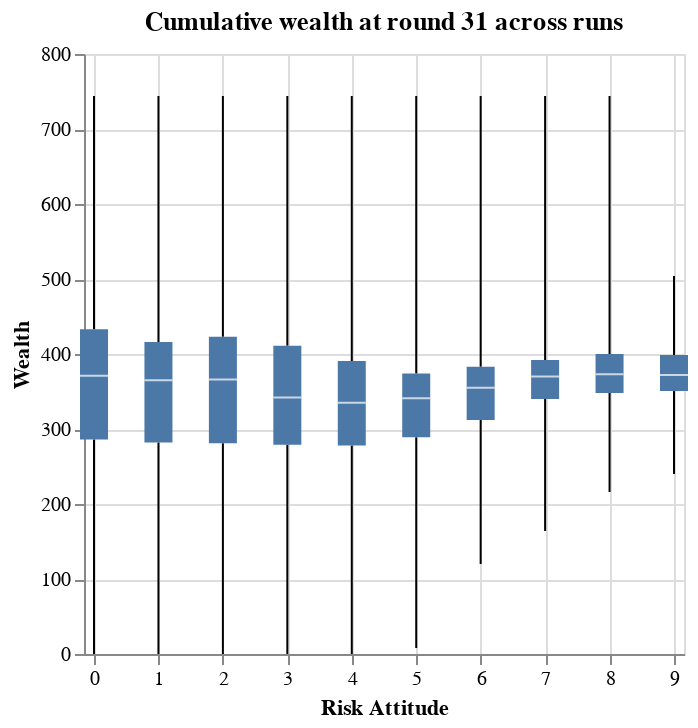

Write notebook code for a chart like this one.
### Markdown cell above
For comparison's sake, plot wealth at round 31 across all simulations, scaled only by play neighborhood.

This distribution looks similar to the scaled wealth plot.

### Code cell
# what if we look at wealth at round 31 across simulations?

agents_round31_df = df.filter(pl.col("Step").eq(31)).join(model_df, on=["RunId", "iteration"]).with_columns(
    scaled_points=pl.col("points").truediv(pl.col("play_neighborhood")).mul(8)
)

alt.Chart(agents_round31_df).mark_boxplot(extent="min-max").encode(
   x=alt.X("risk_attitude", title="Risk Attitude").scale(domain=[0, 9]),
    y=alt.X("scaled_points", title="Wealth"),
).properties(title="Cumulative wealth at round 31 across runs")

### Figure 1 — Vega specification as saved in the notebook (floating-point values rounded to 4 significant figures)
{"$schema": "https://vega.github.io/schema/vega/v5.json", "data": [{"name": "source_0"}, {"name": "data_0", "values": [{"lower_box_scaled_points": 279.0, "lower_whisker_scaled_points": 0.0, "mid_box_scaled_points": 342.0, "risk_attitude": 3, "upper_box_scaled_points": 411.0, "upper_whisker_scaled_points": 744.0}, {"lower_box_scaled_points": 348.0, "lower_whisker_scaled_points": 216.0, "mid_box_scaled_points": 373.0, "risk_attitude": 8, "upper_box_scaled_points": 400.0, "upper_whisker_scaled_points": 744.0}, {"lower_box_scaled_points": 278.0, "lower_whisker_scaled_points": 0.0, "mid_box_scaled_points": 335.0, "risk_attitude": 4, "upper_box_scaled_points": 390.7, "upper_whisker_scaled_points": 744.0}, {"lower_box_scaled_points": 281.0, "lower_whisker_scaled_points": 0.0, "mid_box_scaled_points": 366.0, "risk_attitude": 2, "upper_box_scaled_points": 423.0, "upper_whisker_scaled_points": 744.0}, {"lower_box_scaled_points": 282.0, "lower_whisker_scaled_points": 0.0, "mid_box_scaled_points": 365.0, "risk_attitude": 1, "upper_box_scaled_points": 416.0, "upper_whisker_scaled_points": 744.0}, {"lower_box_scaled_points": 312.0, "lower_whisker_scaled_points": 120.0, "mid_box_scaled_points": 355.0, "risk_attitude": 6, "upper_box_scaled_points": 383.0, "upper_whisker_scaled_points": 744.0}, {"lower_box_scaled_points": 340.0, "lower_whisker_scaled_points": 164.0, "mid_box_scaled_points": 370.0, "risk_attitude": 7, "upper_box_scaled_points": 392.0, "upper_whisker_scaled_points": 744.0}, {"lower_box_scaled_points": 286.0, "lower_whisker_scaled_points": 0.0, "mid_box_scaled_points": 371.0, "risk_attitude": 0, "upper_box_scaled_points": 433.0, "upper_whisker_scaled_points": 744.0}, {"lower_box_scaled_points": 289.0, "lower_whisker_scaled_points": 8.0, "mid_box_scaled_points": 341.0, "risk_attitude": 5, "upper_box_scaled_points": 374.0, "upper_whisker_scaled_points": 744.0}, {"lower_box_scaled_points": 350.7, "lower_whisker_scaled_points": 240.0, "mid_box_scaled_points": 372.0, "risk_attitude": 9, "upper_box_scaled_points": 398.7, "upper_whisker_scaled_points": 504.0}]}, {"name": "data_1", "values": [{"lower_box_scaled_points": 279.0, "lower_whisker_scaled_points": 0.0, "mid_box_scaled_points": 342.0, "risk_attitude": 3, "upper_box_scaled_points": 411.0, "upper_whisker_scaled_points": 744.0}, {"lower_box_scaled_points": 348.0, "lower_whisker_scaled_points": 216.0, "mid_box_scaled_points": 373.0, "risk_attitude": 8, "upper_box_scaled_points": 400.0, "upper_whisker_scaled_points": 744.0}, {"lower_box_scaled_points": 278.0, "lower_whisker_scaled_points": 0.0, "mid_box_scaled_points": 335.0, "risk_attitude": 4, "upper_box_scaled_points": 390.7, "upper_whisker_scaled_points": 744.0}, {"lower_box_scaled_points": 281.0, "lower_whisker_scaled_points": 0.0, "mid_box_scaled_points": 366.0, "risk_attitude": 2, "upper_box_scaled_points": 423.0, "upper_whisker_scaled_points": 744.0}, {"lower_box_scaled_points": 282.0, "lower_whisker_scaled_points": 0.0, "mid_box_scaled_points": 365.0, "risk_attitude": 1, "upper_box_scaled_points": 416.0, "upper_whisker_scaled_points": 744.0}, {"lower_box_scaled_points": 312.0, "lower_whisker_scaled_points": 120.0, "mid_box_scaled_points": 355.0, "risk_attitude": 6, "upper_box_scaled_points": 383.0, "upper_whisker_scaled_points": 744.0}, {"lower_box_scaled_points": 340.0, "lower_whisker_scaled_points": 164.0, "mid_box_scaled_points": 370.0, "risk_attitude": 7, "upper_box_scaled_points": 392.0, "upper_whisker_scaled_points": 744.0}, {"lower_box_scaled_points": 286.0, "lower_whisker_scaled_points": 0.0, "mid_box_scaled_points": 371.0, "risk_attitude": 0, "upper_box_scaled_points": 433.0, "upper_whisker_scaled_points": 744.0}, {"lower_box_scaled_points": 289.0, "lower_whisker_scaled_points": 8.0, "mid_box_scaled_points": 341.0, "risk_attitude": 5, "upper_box_scaled_points": 374.0, "upper_whisker_scaled_points": 744.0}, {"lower_box_scaled_points": 350.7, "lower_whisker_scaled_points": 240.0, "mid_box_scaled_points": 372.0, "risk_attitude": 9, "upper_box_scaled_points": 398.7, "upper_whisker_scaled_points": 504.0}]}, {"name": "data_2", "values": [{"lower_box_scaled_points": 279.0, "lower_whisker_scaled_points": 0.0, "mid_box_scaled_points": 342.0, "risk_attitude": 3, "upper_box_scaled_points": 411.0, "upper_whisker_scaled_points": 744.0}, {"lower_box_scaled_points": 348.0, "lower_whisker_scaled_points": 216.0, "mid_box_scaled_points": 373.0, "risk_attitude": 8, "upper_box_scaled_points": 400.0, "upper_whisker_scaled_points": 744.0}, {"lower_box_scaled_points": 278.0, "lower_whisker_scaled_points": 0.0, "mid_box_scaled_points": 335.0, "risk_attitude": 4, "upper_box_scaled_points": 390.7, "upper_whisker_scaled_points": 744.0}, {"lower_box_scaled_points": 281.0, "lower_whisker_scaled_points": 0.0, "mid_box_scaled_points": 366.0, "risk_attitude": 2, "upper_box_scaled_points": 423.0, "upper_whisker_scaled_points": 744.0}, {"lower_box_scaled_points": 282.0, "lower_whisker_scaled_points": 0.0, "mid_box_scaled_points": 365.0, "risk_attitude": 1, "upper_box_scaled_points": 416.0, "upper_whisker_scaled_points": 744.0}, {"lower_box_scaled_points": 312.0, "lower_whisker_scaled_points": 120.0, "mid_box_scaled_points": 355.0, "risk_attitude": 6, "upper_box_scaled_points": 383.0, "upper_whisker_scaled_points": 744.0}, {"lower_box_scaled_points": 340.0, "lower_whisker_scaled_points": 164.0, "mid_box_scaled_points": 370.0, "risk_attitude": 7, "upper_box_scaled_points": 392.0, "upper_whisker_scaled_points": 744.0}, {"lower_box_scaled_points": 286.0, "lower_whisker_scaled_points": 0.0, "mid_box_scaled_points": 371.0, "risk_attitude": 0, "upper_box_scaled_points": 433.0, "upper_whisker_scaled_points": 744.0}, {"lower_box_scaled_points": 289.0, "lower_whisker_scaled_points": 8.0, "mid_box_scaled_points": 341.0, "risk_attitude": 5, "upper_box_scaled_points": 374.0, "upper_whisker_scaled_points": 744.0}, {"lower_box_scaled_points": 350.7, "lower_whisker_scaled_points": 240.0, "mid_box_scaled_points": 372.0, "risk_attitude": 9, "upper_box_scaled_points": 398.7, "upper_whisker_scaled_points": 504.0}]}, {"name": "data_3", "values": [{"lower_box_scaled_points": 279.0, "lower_whisker_scaled_points": 0.0, "mid_box_scaled_points": 342.0, "risk_attitude": 3, "upper_box_scaled_points": 411.0, "upper_whisker_scaled_points": 744.0}, {"lower_box_scaled_points": 348.0, "lower_whisker_scaled_points": 216.0, "mid_box_scaled_points": 373.0, "risk_attitude": 8, "upper_box_scaled_points": 400.0, "upper_whisker_scaled_points": 744.0}, {"lower_box_scaled_points": 278.0, "lower_whisker_scaled_points": 0.0, "mid_box_scaled_points": 335.0, "risk_attitude": 4, "upper_box_scaled_points": 390.7, "upper_whisker_scaled_points": 744.0}, {"lower_box_scaled_points": 281.0, "lower_whisker_scaled_points": 0.0, "mid_box_scaled_points": 366.0, "risk_attitude": 2, "upper_box_scaled_points": 423.0, "upper_whisker_scaled_points": 744.0}, {"lower_box_scaled_points": 282.0, "lower_whisker_scaled_points": 0.0, "mid_box_scaled_points": 365.0, "risk_attitude": 1, "upper_box_scaled_points": 416.0, "upper_whisker_scaled_points": 744.0}, {"lower_box_scaled_points": 312.0, "lower_whisker_scaled_points": 120.0, "mid_box_scaled_points": 355.0, "risk_attitude": 6, "upper_box_scaled_points": 383.0, "upper_whisker_scaled_points": 744.0}, {"lower_box_scaled_points": 340.0, "lower_whisker_scaled_points": 164.0, "mid_box_scaled_points": 370.0, "risk_attitude": 7, "upper_box_scaled_points": 392.0, "upper_whisker_scaled_points": 744.0}, {"lower_box_scaled_points": 286.0, "lower_whisker_scaled_points": 0.0, "mid_box_scaled_points": 371.0, "risk_attitude": 0, "upper_box_scaled_points": 433.0, "upper_whisker_scaled_points": 744.0}, {"lower_box_scaled_points": 289.0, "lower_whisker_scaled_points": 8.0, "mid_box_scaled_points": 341.0, "risk_attitude": 5, "upper_box_scaled_points": 374.0, "upper_whisker_scaled_points": 744.0}, {"lower_box_scaled_points": 350.7, "lower_whisker_scaled_points": 240.0, "mid_box_scaled_points": 372.0, "risk_attitude": 9, "upper_box_scaled_points": 398.7, "upper_whisker_scaled_points": 504.0}]}], "marks": [{"type": "rule", "name": "layer_0_marks", "from": {"data": "data_0"}, "encode": {"update": {"x": {"field": "risk_attitude", "scale": "x"}, "y": {"field": "lower_whisker_scaled_points", "scale": "y"}, "stroke": {"value": "black"}, "tooltip": {"signal": "{\"Max of Wealth\": format(datum[\"upper_whisker_scaled_points\"], \"\"), \"Q3 of Wealth\": format(datum[\"upper_box_scaled_points\"], \"\"), \"Median of Wealth\": format(datum[\"mid_box_scaled_points\"], \"\"), \"Q1 of Wealth\": format(datum[\"lower_box_scaled_points\"], \"\"), \"Min of Wealth\": format(datum[\"lower_whisker_scaled_points\"], \"\"), \"Risk Attitude\": format(datum[\"risk_attitude\"], \"\")}"}, "y2": {"field": "lower_box_scaled_points", "scale": "y"}}}, "style": ["rule", "boxplot-rule"], "aria": false}, {"type": "rule", "name": "layer_1_marks", "from": {"data": "data_1"}, "encode": {"update": {"x": {"field": "risk_attitude", "scale": "x"}, "y": {"field": "upper_box_scaled_points", "scale": "y"}, "y2": {"field": "upper_whisker_scaled_points", "scale": "y"}, "stroke": {"value": "black"}, "tooltip": {"signal": "{\"Max of Wealth\": format(datum[\"upper_whisker_scaled_points\"], \"\"), \"Q3 of Wealth\": format(datum[\"upper_box_scaled_points\"], \"\"), \"Median of Wealth\": format(datum[\"mid_box_scaled_points\"], \"\"), \"Q1 of Wealth\": format(datum[\"lower_box_scaled_points\"], \"\"), \"Min of Wealth\": format(datum[\"lower_whisker_scaled_points\"], \"\"), \"Risk Attitude\": format(datum[\"risk_attitude\"], \"\")}"}}}, "style": ["rule", "boxplot-rule"], "aria": false}, {"type": "rect", "name": "layer_2_marks", "from": {"data": "data_2"}, "encode": {"update": {"tooltip": {"signal": "{\"Max of Wealth\": format(datum[\"upper_whisker_scaled_points\"], \"\"), \"Q3 of Wealth\": format(datum[\"upper_box_scaled_points\"], \"\"), \"Median of Wealth\": format(datum[\"mid_box_scaled_points\"], \"\"), \"Q1 of Wealth\": format(datum[\"lower_box_scaled_points\"], \"\"), \"Min of Wealth\": format(datum[\"lower_whisker_scaled_points\"], \"\"), \"Risk Attitude\": format(datum[\"risk_attitude\"], \"\")}"}, "y2": {"field": "upper_box_scaled_points", "scale": "y"}, "fill": {"value": "#4c78a8"}, "y": {"field": "lower_box_scaled_points", "scale": "y"}, "xc": {"field": "risk_attitude", "scale": "x"}, "width": {"value": 14}}}, "style": ["bar", "boxplot-box"]}, {"type": "rect", "name": "layer_3_marks", "from": {"data": "data_3"}, "encode": {"update": {"opacity": {"value": 0.7}, "fill": [{"value": "#4c78a8", "test": "datum['lower_box_scaled_points'] >= datum['upper_box_scaled_points']"}, {"value": "white"}], "tooltip": {"signal": "{\"Max of Wealth\": format(datum[\"upper_whisker_scaled_points\"], \"\"), \"Q3 of Wealth\": format(datum[\"upper_box_scaled_points\"], \"\"), \"Median of Wealth\": format(datum[\"mid_box_scaled_points\"], \"\"), \"Q1 of Wealth\": format(datum[\"lower_box_scaled_points\"], \"\"), \"Min of Wealth\": format(datum[\"lower_whisker_scaled_points\"], \"\"), \"Risk Attitude\": format(datum[\"risk_attitude\"], \"\")}"}, "xc": {"field": "risk_attitude", "scale": "x"}, "yc": {"field": "mid_box_scaled_points", "scale": "y"}, "width": {"value": 14}, "height": {"value": 1}}}, "aria": false, "style": ["tick", "boxplot-median"]}], "scales": [{"name": "x", "type": "linear", "domain": [0, 9], "range": [0, {"signal": "width"}], "padding": 5, "zero": true}, {"name": "y", "type": "linear", "domain": {"fields": [{"data": "data_0", "field": "lower_whisker_scaled_points"}, {"data": "data_0", "field": "lower_box_scaled_points"}, {"data": "data_1", "field": "upper_box_scaled_points"}, {"data": "data_1", "field": "upper_whisker_scaled_points"}, {"data": "data_2", "field": "lower_box_scaled_points"}, {"data": "data_2", "field": "upper_box_scaled_points"}, {"data": "data_3", "field": "mid_box_scaled_points"}]}, "range": [{"signal": "height"}, 0], "nice": true, "zero": true}], "axes": [{"scale": "x", "tickCount": {"signal": "ceil(width/40)"}, "grid": true, "zindex": 0, "gridScale": "y", "maxExtent": 0, "minExtent": 0, "orient": "bottom", "aria": false, "domain": false, "labels": false, "ticks": false}, {"scale": "y", "gridScale": "x", "tickCount": {"signal": "ceil(height/40)"}, "aria": false, "minExtent": 0, "domain": false, "labels": false, "maxExtent": 0, "ticks": false, "grid": true, "orient": "left", "zindex": 0}, {"scale": "x", "labelFlush": true, "labelOverlap": true, "orient": "bottom", "tickCount": {"signal": "ceil(width/40)"}, "zindex": 0, "title": "Risk Attitude", "grid": false}, {"scale": "y", "tickCount": {"signal": "ceil(height/40)"}, "title": "Wealth", "grid": false, "labelOverlap": true, "orient": "left", "zindex": 0}], "title": {"text": "Cumulative wealth at round 31 across runs", "frame": "group"}, "width": 300, "padding": 5, "background": "white", "height": 300, "style": "cell"}
